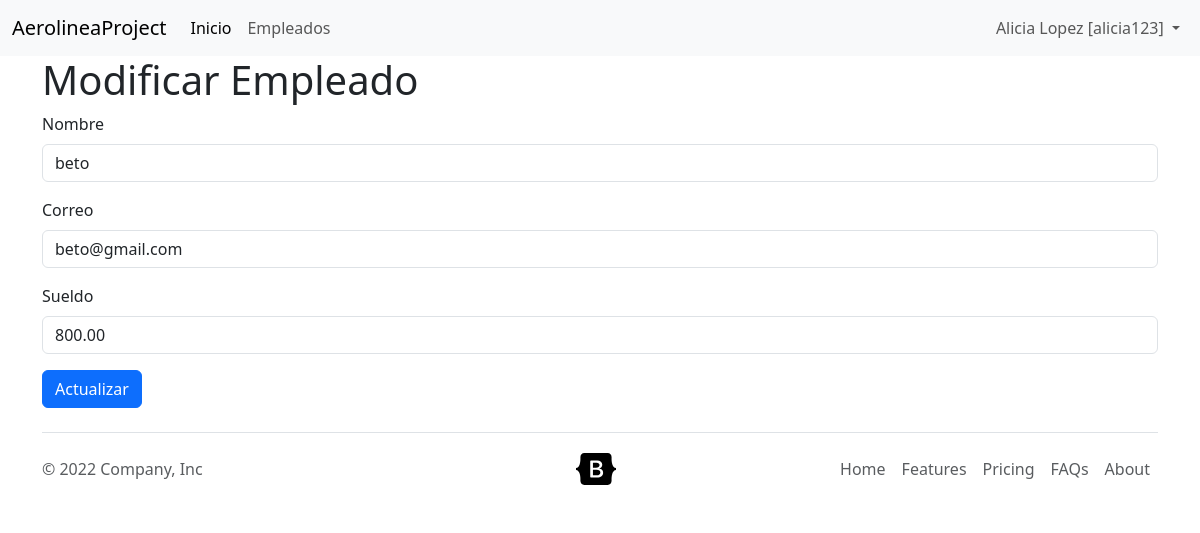
Screenshot of /empleado/modificar-empleado/2/ with the database file from the repository.
### aplicaciones/empleados/models.py (models this page shows, shortened)
class Empleado(models.Model):
    nombre = models.CharField('Nombre', max_length=60)
    correo = models.CharField('Correo', max_length=100)
    sueldo = models.DecimalField('Sueldo', max_digits=8, decimal_places=2)

### aplicaciones/empleados/views.py (the view)
class ModificarEmpleado(SuccessMessageMixin, UpdateView):
    template_name = 'empleados/modificar-empleado.html'
    model = Empleado
    fields = ['nombre', 'correo', 'sueldo']
    success_url = reverse_lazy('empleados_app:lista-empleados')
    success_message = "el registro %(nombre)s fue modificado exitosamente"

### templates/empleados/modificar-empleado.html (shortened to what this page needs)
{% extends 'layout/base_bootstrap.html' %}
{% load bootstrap5 %}
{% block content %}
    <h1>Modificar Empleado</h1>
    <form action="" method="post">
        {% bootstrap_form form %}
        <input type="submit" value="Actualizar" class="btn btn-primary">
    </form>
{% endblock content %}

### rows the page displays
Empleado: nombre "beto", correo "beto@gmail.com", sueldo "800.00"
